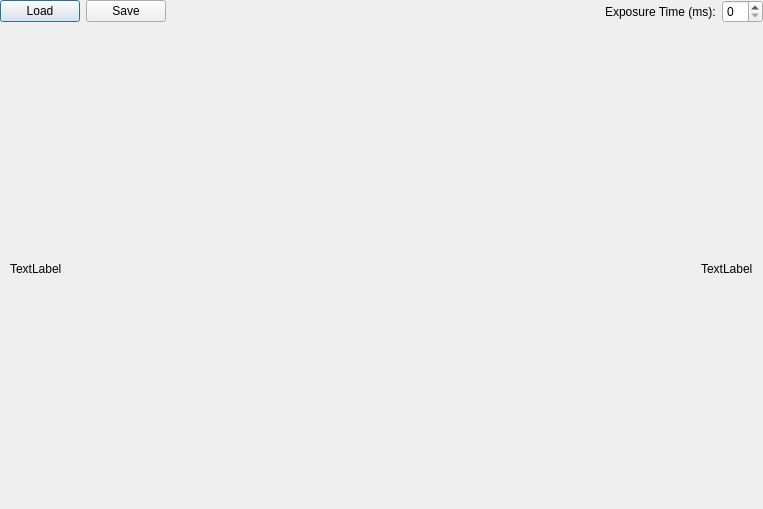
<?xml version="1.0" encoding="UTF-8"?>
<ui version="4.0">
 <class>Dialog</class>
 <widget class="QDialog" name="Dialog">
  <property name="geometry">
   <rect>
    <x>0</x>
    <y>0</y>
    <width>763</width>
    <height>509</height>
   </rect>
  </property>
  <property name="windowTitle">
   <string>Dialog</string>
  </property>
  <layout class="QHBoxLayout" name="horizontalLayout">
   <property name="margin">
    <number>0</number>
   </property>
   <item>
    <layout class="QVBoxLayout" name="Layout_CCD_View">
     <item>
      <layout class="QHBoxLayout" name="horizontalLayout_2">
       <item>
        <widget class="QPushButton" name="button_load">
         <property name="text">
          <string>Load</string>
         </property>
        </widget>
       </item>
       <item>
        <widget class="QPushButton" name="button_save">
         <property name="text">
          <string>Save</string>
         </property>
        </widget>
       </item>
       <item>
        <spacer name="horizontalSpacer_2">
         <property name="orientation">
          <enum>Qt::Horizontal</enum>
         </property>
         <property name="sizeHint" stdset="0">
          <size>
           <width>40</width>
           <height>20</height>
          </size>
         </property>
        </spacer>
       </item>
       <item>
        <widget class="QLabel" name="label">
         <property name="text">
          <string>Exposure Time (ms):</string>
         </property>
        </widget>
       </item>
       <item>
        <widget class="QSpinBox" name="spinBox_exposureTime"/>
       </item>
      </layout>
     </item>
     <item>
      <layout class="QHBoxLayout" name="horizontalLayout_3">
       <property name="leftMargin">
        <number>10</number>
       </property>
       <property name="rightMargin">
        <number>10</number>
       </property>
       <item>
        <widget class="QLabel" name="Label_Path">
         <property name="text">
          <string>TextLabel</string>
         </property>
        </widget>
       </item>
       <item>
        <spacer name="horizontalSpacer">
         <property name="orientation">
          <enum>Qt::Horizontal</enum>
         </property>
         <property name="sizeHint" stdset="0">
          <size>
           <width>40</width>
           <height>20</height>
          </size>
         </property>
        </spacer>
       </item>
       <item>
        <widget class="QLabel" name="label_mode">
         <property name="text">
          <string>TextLabel</string>
         </property>
        </widget>
       </item>
      </layout>
     </item>
    </layout>
   </item>
  </layout>
 </widget>
 <resources/>
 <connections/>
</ui>
